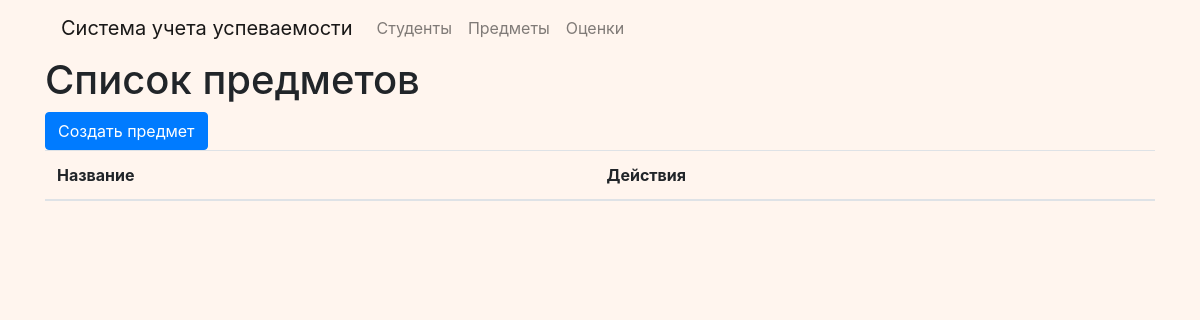
Before: /subjects/ with the older database file.
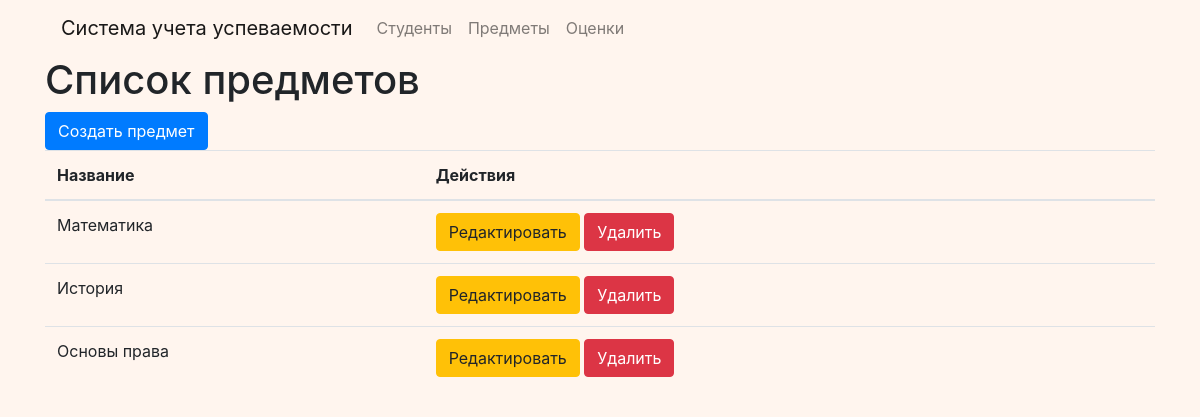
After: the same page with the newer database file.
### university/models.py (models this page shows, shortened)
class Subject(models.Model):
    name = models.CharField(max_length=100, unique=True, verbose_name= ("Название предмета"))
    class Meta:
        verbose_name = ("Предмет")
        verbose_name_plural = ("Предметы")

### university/views.py (the view)
# urls.py: path('subjects/', views.subject_list, name='subject_list'),
def subject_list(request):
    subjects = Subject.objects.all()
    return render(request, 'university/subject_list.html', {'subjects': subjects})

### university/templates/university/subject_list.html (shortened to what this page needs)
{% extends 'base.html' %}
{% block content %}
<h1>Список предметов</h1>
<a href="{% url 'subject_create' %}" class="btn btn-primary">Создать предмет</a>
<table class="table">
  <thead>
    <tr>
      <th>Название</th>
      <th>Действия</th>
    </tr>
  </thead>
  <tbody>
    {% for subject in subjects %}
    <tr>
      <td>{{ subject.name }}</td>
      <td>
        <a href="{% url 'subject_update' subject.pk %}" class="btn btn-warning">Редактировать</a>
        <a href="{% url 'subject_delete' subject.pk %}" class="btn btn-danger">Удалить</a>
      </td>
    </tr>
    {% endfor %}
  </tbody>
</table>
{% endblock %}

Changed rows visible on the page:
added Subject: name "Математика"
added Subject: name "История"
added Subject: name "Основы права"
